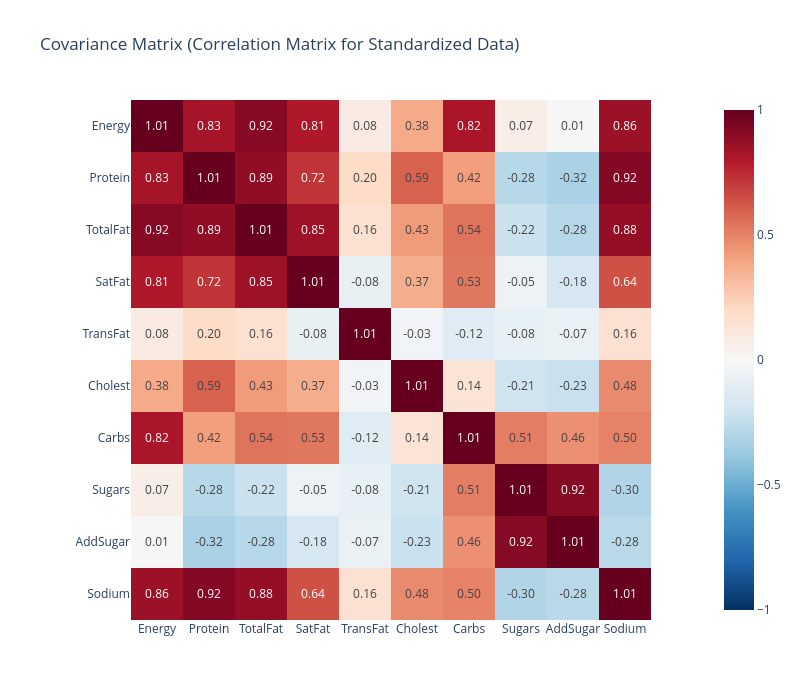

Write notebook code for a chart like this one.
### Markdown cell above
### 2.2 Covariance Matrix Heatmap

**What this plot shows:**
- A matrix visualization of correlations between all pairs of nutritional variables
- **Diagonal elements**: Always 1 (variable correlated with itself)
- **Off-diagonal elements**: Correlation between different variables (-1 to +1)

**How to read it:**
- **Red colors (positive)**: Variables that increase together
- **Blue colors (negative)**: Variables that move in opposite directions
- **Values near 0 (white)**: Variables that are independent

**Why it matters for PCA:**
- High correlations indicate redundancy that PCA will compress
- Groups of correlated variables will load on the same principal component

### Code cell
# Compute and visualize the covariance matrix
cov_matrix = np.cov(X.T)

# Create short names for display
short_names = ['Energy', 'Protein', 'TotalFat', 'SatFat', 'TransFat', 
               'Cholest', 'Carbs', 'Sugars', 'AddSugar', 'Sodium']

fig = px.imshow(
    cov_matrix,
    x=short_names,
    y=short_names,
    color_continuous_scale='RdBu_r',
    zmin=-1, zmax=1,
    title='Covariance Matrix (Correlation Matrix for Standardized Data)',
    text_auto='.2f'
)
fig.update_layout(width=800, height=700)
fig.show()

print("\n💡 INSIGHT: High correlations indicate redundancy that PCA will compress.")
print("   Notice strong correlations between: Energy-Fats, Sugars-AddedSugars")

### Figure 1 — Plotly figure (JSON) as saved in the notebook; plotly's stock layout.template omitted (floating-point values rounded to 4 significant figures)
{"data": [{"coloraxis": "coloraxis", "hovertemplate": "x: %{x}<br>y: %{y}<br>color: %{z}<extra></extra>", "name": "0", "texttemplate": "%{z:.2f}", "type": "heatmap", "x": ["Energy", "Protein", "TotalFat", "SatFat", "TransFat", "Cholest", "Carbs", "Sugars", "AddSugar", "Sodium"], "xaxis": "x", "y": ["Energy", "Protein", "TotalFat", "SatFat", "TransFat", "Cholest", "Carbs", "Sugars", "AddSugar", "Sodium"], "yaxis": "y", "z": [[1.007, 0.8336, 0.9151, 0.8092, 0.08294, 0.3786, 0.8213, 0.06713, 0.005874, 0.8609], [0.8336, 1.007, 0.8876, 0.7235, 0.1951, 0.5938, 0.4166, -0.2837, -0.3227, 0.9216], [0.9151, 0.8876, 1.007, 0.8521, 0.1602, 0.4252, 0.541, -0.2202, -0.2816, 0.8812], [0.8092, 0.7235, 0.8521, 1.007, -0.07711, 0.3676, 0.5312, -0.05141, -0.176, 0.6422], [0.08294, 0.1951, 0.1602, -0.07711, 1.007, -0.02953, -0.1239, -0.08316, -0.06779, 0.1552], [0.3786, 0.5938, 0.4252, 0.3676, -0.02953, 1.007, 0.1411, -0.2056, -0.2262, 0.4786], [0.8213, 0.4166, 0.541, 0.5312, -0.1239, 0.1411, 1.007, 0.515, 0.4602, 0.5027], [0.06713, -0.2837, -0.2202, -0.05141, -0.08316, -0.2056, 0.515, 1.007, 0.9187, -0.3013], [0.005874, -0.3227, -0.2816, -0.176, -0.06779, -0.2262, 0.4602, 0.9187, 1.007, -0.275], [0.8609, 0.9216, 0.8812, 0.6422, 0.1552, 0.4786, 0.5027, -0.3013, -0.275, 1.007]]}], "layout": {"coloraxis": {"cmax": 1, "cmin": -1, "colorscale": [[0, "rgb(5,48,97)"], [0.1, "rgb(33,102,172)"], [0.2, "rgb(67,147,195)"], [0.3, "rgb(146,197,222)"], [0.4, "rgb(209,229,240)"], [0.5, "rgb(247,247,247)"], [0.6, "rgb(253,219,199)"], [0.7, "rgb(244,165,130)"], [0.8, "rgb(214,96,77)"], [0.9, "rgb(178,24,43)"], [1, "rgb(103,0,31)"]]}, "height": 700, "title": {"text": "Covariance Matrix (Correlation Matrix for Standardized Data)"}, "width": 800, "xaxis": {"anchor": "y", "constrain": "domain", "domain": [0, 1], "scaleanchor": "y"}, "yaxis": {"anchor": "x", "autorange": "reversed", "constrain": "domain", "domain": [0, 1]}}}
